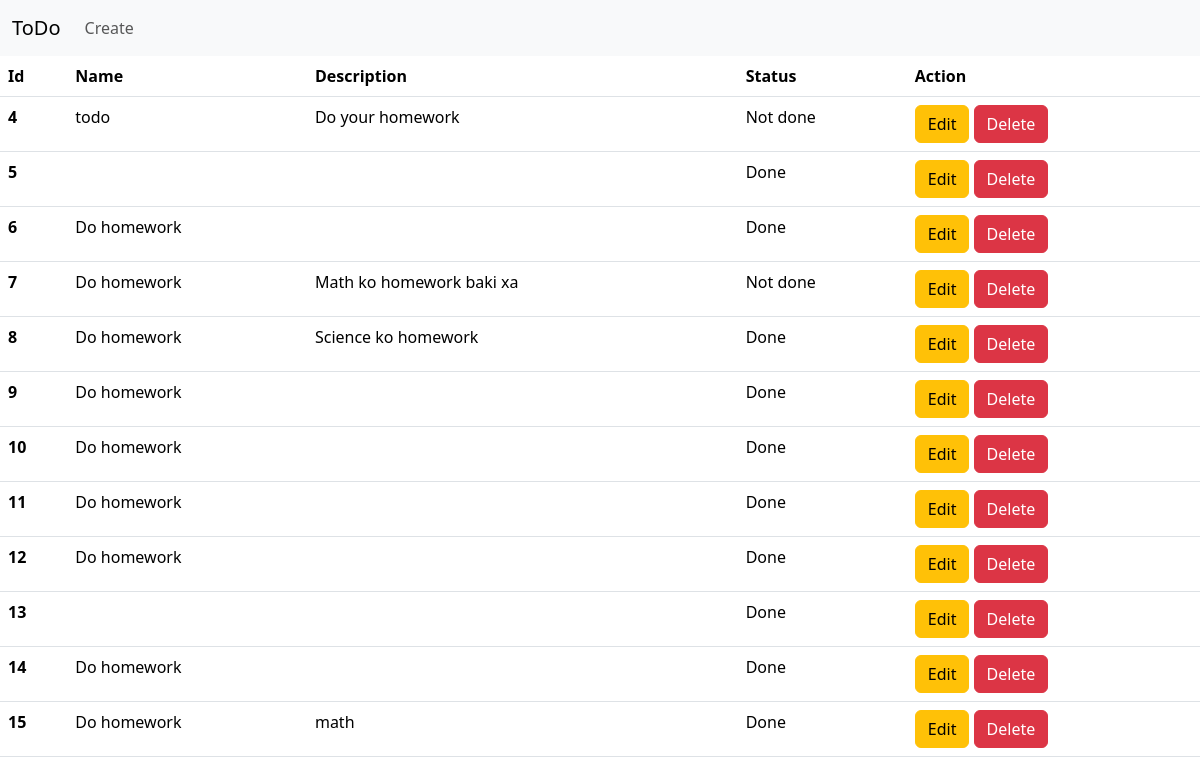
/base/home/, run on an earlier commit of the app's database.
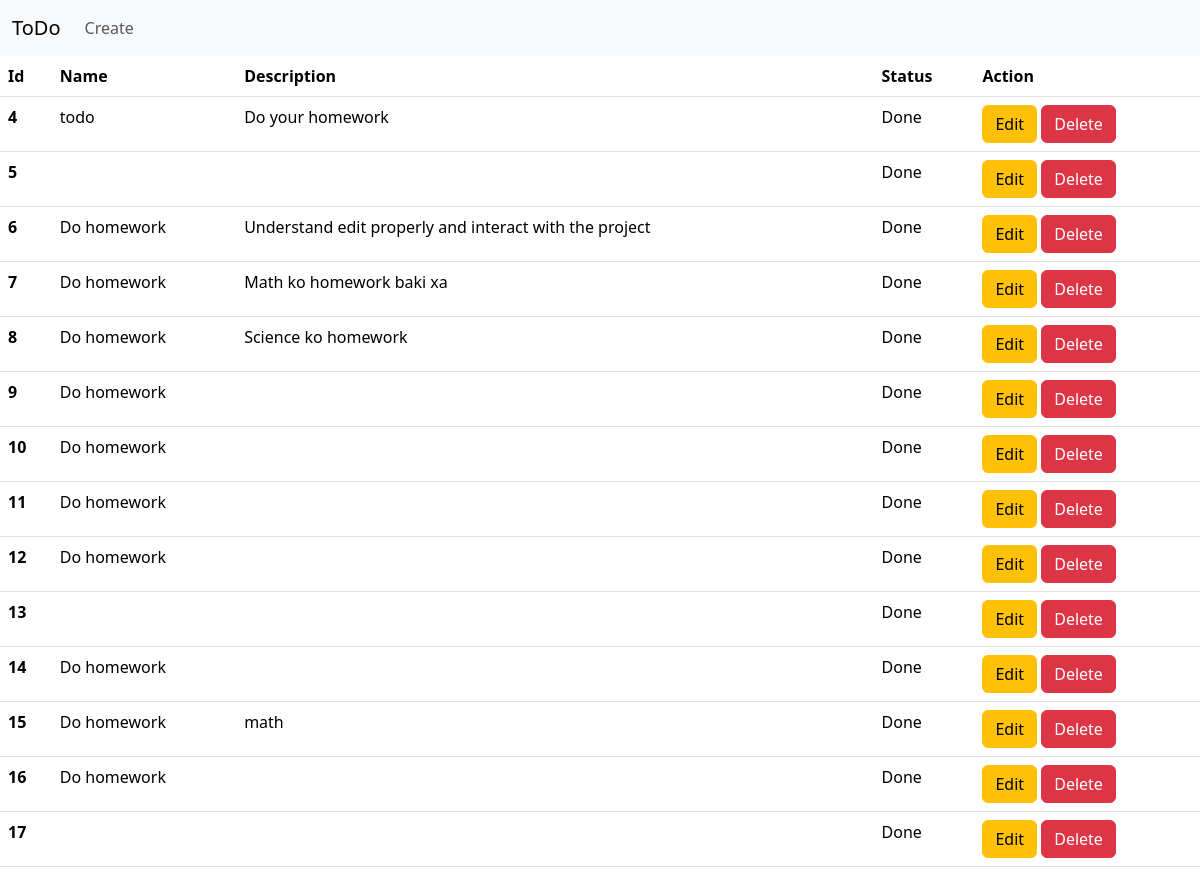
And on a later commit of the database.
### base/models.py (models this page shows, shortened)
class ToDo(models.Model):
    todo_name = models.CharField(max_length=300)
    description = models.TextField()
    status = models.CharField(max_length=50,choices=status_list)

### base/views.py (the view)
# urls.py: 2. Add a URL to urlpatterns:  path('', views.home, name='home')
def home(request):
    todo_objects = ToDo.objects.all() # query all objects from class todo
    content = {'todo':todo_objects}
    return render(request,'index.html',context=content)

### templates/index.html (shortened to what this page needs)
<!DOCTYPE html>
<html lang="en">
<head>
    <link href="https://cdn.jsdelivr.net/npm/bootstrap@5.3.1/dist/css/bootstrap.min.css" rel="stylesheet">
</head>
<body>
    {% include 'navbar.html' %}
    <table class="table">
        <thead>
          <tr>
            <th scope="col">Id</th>
            <th scope="col">Name</th>
            <th scope="col">Description</th>
            <th scope="col">Status</th>
            <th scope="col">Action</th>
          </tr>
        </thead>
        <tbody>
            {% for i in todo %}
                <tr>
                    <th scope="row">{{i.id}}</th>
                    <td>{{i.todo_name}}</td>
                    <td>{{i.description}}</td>
                    <td>{{i.status}}</td>
                    <td><a href="{% url 'edit' pk=i.id %}"><button type="button" class="btn btn-warning">Edit</button></a> <a href="{% url 'delete' id=i.id %}"><button type="button" class="btn btn-danger">Delete</button></a></td>
                </tr>
            {% endfor %}
        </tbody>
    </table>
</body>
</html>

What changed in the data, as far as the page shows it:
changed ToDo "todo": status "Not done" → "Done"
changed ToDo id 6: description (not shown) → "Understand edit properly and interact with the project"
changed ToDo "Math ko homework baki xa": status "Not done" → "Done"
added ToDo: id "16", todo_name "Do homework", status "Done"
added ToDo: id "17", status "Done"
